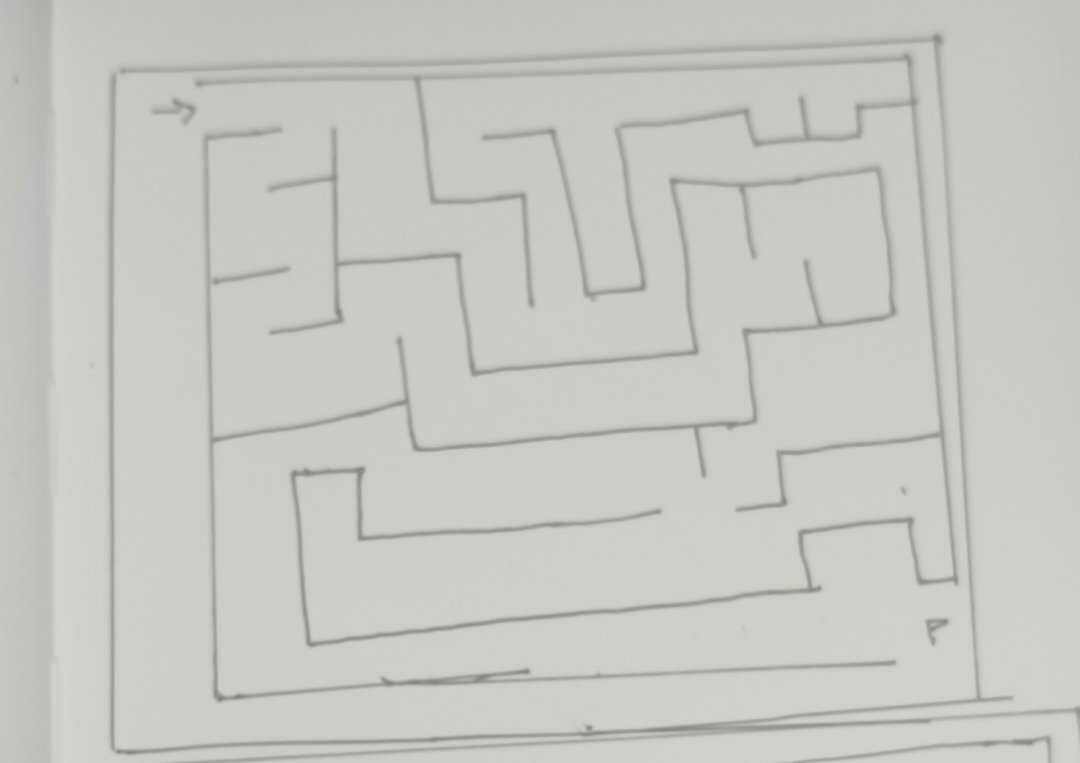
#> input picture sketchmap/ui/samples/labyrinth.jpg, 1080 x 763 px; its folder holds only this picture in this run
$ python -i preprocess.py   (imports and definitions only)   (older library calls are emulated)
#> lines starting #> are read from the running program, lines starting #| are printed output that depends on the picture; after the words box and inside, x2 and y2 are one past the last pixel; in counts of white or black regions, pixels touching at a corner belong together
### sketchmap/elements.py
from dataclasses import dataclass

DIRS = ("right", "down", "left", "up")
DIR_VEC = {"right": (1, 0), "down": (0, 1), "left": (-1, 0), "up": (0, -1)}


@dataclass(frozen=True)
class Element:
    key: str
    category: str
    label: str
    code: str
    color: str
    pen: str
    look: str
    directional: bool = False
    detected: bool = True


ELEMENTS = [
    Element("boundary", "structural", "Boundary", "BD", "#F1F2F6",
            "One closed rectangle or polygon around the whole playable area.",
            "Walls_Boundary layer: solid collider on Physics Layer 0 so nothing can leave the level.", detected=True),
    Element("wall", "structural", "Wall", "WL", "#C9CCD6",
            "Thick strokes, or a filled 1-cell block. Leave a small pen gap on both sides of every doorway.",
            "Walls_Boundary layer: solid collider on Physics Layer 0, blocks light (occluder).", detected=True),
    Element("grass", "terrain", "Grass", "GR", "#6FCF6F",
            "A small W-shaped tuft (zig-zag of four strokes) on one cell.",
            "Ground_Terrain: walkable, navigable, slightly slower (speed_multiplier custom data)."),
    Element("water", "terrain", "Water", "WA", "#3B8EEA",
            "Stacked wavy lines on one cell.",
            "Ground_Terrain: no navigation polygon (enemies route around it); blocks walking on Physics Layer 1."),
    Element("lava", "terrain", "Lava", "LA", "#F2593B",
            "A closed flat-bottomed M (twin-peak crown).",
            "Ground_Terrain: no navigation; damage_per_sec custom data."),
    Element("ice", "terrain", "Ice", "IC", "#8FE3F5",
            "Two parallel slashes //.",
            "Ground_Terrain: is_slippery custom data, so pushed blocks and players glide."),
    Element("mud", "terrain", "Mud", "MU", "#8B6A4A",
            "Three short parallel horizontal bars.",
            "Ground_Terrain: speed_multiplier below 1 slows movement."),
    Element("conveyor", "terrain", "Conveyor", "CV", "#9F7AEA",
            "A double chevron >> pointing the way it pushes.",
            "Ground_Terrain: push_direction custom data; the tile art is flipped / transposed to face the right way.",
            directional=True),
    Element("arrow_start", "symbol", "Player start", "PS", "#F5C84B",
            "An arrow; the tail-to-head direction is the way the player faces.",
            "Markers: Marker2D in group player_start, rotated to the arrow's facing.", directional=True, detected=True),
    Element("goal_exit", "symbol", "Level exit", "EX", "#FF8AD8",
            "A bullseye (two nested circles) in the final chamber.",
            "Markers: Area2D in group goal_exit; touching it wins the level."),
    Element("enemy_spawn", "symbol", "Enemy spawn", "ES", "#E5484D",
            "A hollow triangle.",
            "Markers: Marker2D in group enemy_spawn; an enemy prefab with NavigationAgent2D goes here.", detected=True),
    Element("checkpoint", "symbol", "Checkpoint", "CP", "#2DD4BF",
            "A flag: vertical stem with a closed loop.",
            "Markers: Area2D in group checkpoint; saves the respawn position when touched."),
    Element("patrol_waypoint", "symbol", "Patrol waypoint", "PW", "#A3A8B8",
            "A cross + or x.",
            "Markers: Marker2D in group patrol_points; the nearest enemy claims it."),
    Element("door", "interactable", "Door", "DR", "#C98A4B",
            "A hollow box drawn in a wall gap.",
            "Interactables: Door.tscn; blocks until touched, then opens.", detected=True),
    Element("locked_door", "interactable", "Locked door", "LD", "#A0522D",
            "A box with a double bar [|].",
            "Interactables: LockedDoor.tscn; opens only if the keys counter is above 0 and uses one."),
    Element("key", "interactable", "Key", "KY", "#F6D55C",
            "A ring with a notched shaft.",
            "Interactables: Key.tscn; pickup that adds 1 to the keys counter."),
    Element("chest", "interactable", "Chest", "CH", "#D69E2E",
            "A box divided in two (a box with a middle line).",
            "Interactables: Chest.tscn; opens once and awards score and a key."),
    Element("collectible", "interactable", "Collectible", "CO", "#34D399",
            "A hollow circle.",
            "Interactables: Collectible.tscn; walk-over pickup that adds score."),
    Element("push_block", "interactable", "Push block", "PB", "#94A3B8",
            "A box with an X.",
            "Interactables: PushBlock.tscn; slides one tile when pushed and can rest on pressure plates."),
    Element("breakable_prop", "interactable", "Breakable prop", "BP", "#F2994A",
            "A box with a single slash.",
            "Interactables: BreakableProp.tscn; takes hits and breaks (replaces breakable walls)."),
    Element("pressure_plate", "interactable", "Pressure plate", "PP", "#60A5FA",
            "A circle inside a box.",
            "Interactables: PressurePlate.tscn; reports to the puzzle_plates group."),
    Element("gate", "interactable", "Gate", "GT", "#818CF8",
            "A barred portcullis: a box with vertical bars.",
            "Interactables: Gate.tscn; opens when every pressure plate in the level is pressed."),
    Element("spike_trap", "interactable", "Spike trap", "ST", "#F87171",
            "A six-ray star (asterisk).",
            "Interactables: SpikeTrap.tscn; spikes cycle between safe and harmful on a timer."),
    Element("torch", "interactable", "Torch", "TO", "#FB923C",
            "A five-point star.",
            "Interactables: Torch.tscn; flame with a PointLight2D that casts shadows against walls."),
    Element("teleporter", "interactable", "Teleporter", "TP", "#E879F9",
            "Nested squares (a box inside a box). Draw exactly two.",
            "Interactables: Teleporter.tscn; two pads pair up automatically through the teleporters group."),
]

BY_KEY = {e.key: e for e in ELEMENTS}
TERRAIN = [e.key for e in ELEMENTS if e.category == "terrain"]
SYMBOLS = [e.key for e in ELEMENTS if e.category == "symbol"]
INTERACTABLES = [e.key for e in ELEMENTS if e.category == "interactable"]
OBJECTS = SYMBOLS + INTERACTABLES
CATEGORY_TITLES = (("terrain", "Terrain"), ("symbol", "Markers"), ("interactable", "Objects"))


def is_directional(key):
    e = BY_KEY.get(key)
    return bool(e and e.directional)


def legend_entries():
    out = []
    for e in ELEMENTS:
        out.append((e.key, e.label, e.pen if e.detected else e.pen + "  (place it with the editor)"))
    return out


# [26 lines left out: function check, not called in this run]

### sketchmap/preprocess.py
import os
from dataclasses import dataclass
from typing import Tuple
import cv2
import numpy as np

from .config import PreprocessParams
from .imgutil import resize_keep_aspect, cap_working_resolution

S1 = "1. Preprocessing"


MAX_IMAGE_PIXELS = 60_000_000
MAX_FILE_BYTES = 80 * 1024 * 1024


# [31 lines left out: function load_image, not called in this run]


def resize_image(image, max_side=1600):
    return resize_keep_aspect(image, max_side)


def order_corners(pts):
    pts = np.asarray(pts, dtype="float32").reshape(4, 2)
    rect = np.zeros((4, 2), dtype="float32")
    s = pts.sum(axis=1)
    rect[0], rect[2] = pts[np.argmin(s)], pts[np.argmax(s)]
    d = np.diff(pts, axis=1)
    rect[1], rect[3] = pts[np.argmin(d)], pts[np.argmax(d)]
    return rect


# [14 lines left out: function _is_paper_edge, not called in this run]


def find_paper_corners(image):
    gray = cv2.cvtColor(image, cv2.COLOR_BGR2GRAY)
    raw = cv2.GaussianBlur(gray, (9, 9), 0)
    lo, hi = np.percentile(gray, (2, 98))
    if hi - lo < 10:
        return None
    gray = cv2.normalize(np.clip(gray, lo, hi), None, 0, 255, cv2.NORM_MINMAX, dtype=cv2.CV_8U)
    blur = cv2.GaussianBlur(gray, (5, 5), 0)
    edges = cv2.Canny(blur, 75, 200)
    contours, _ = cv2.findContours(edges, cv2.RETR_LIST, cv2.CHAIN_APPROX_SIMPLE)
    contours = sorted(contours, key=cv2.contourArea, reverse=True)[:5]
    min_area = 0.25 * image.shape[0] * image.shape[1]
    for c in contours:
        approx = cv2.approxPolyDP(c, 0.02 * cv2.arcLength(c, True), True)
        if len(approx) == 4 and cv2.contourArea(approx) > min_area and _is_paper_edge(raw, approx):
            return order_corners(approx)
    return None


def _quad_from_hull(hull):
    """4 corners for a convex hull: tighten approxPolyDP until it has 4 vertices, else the min-area rectangle."""
    per = cv2.arcLength(hull, True)
    for eps in (0.01, 0.015, 0.02, 0.03, 0.04, 0.05, 0.07):
        ap = cv2.approxPolyDP(hull, eps * per, True)
        if len(ap) == 4:
            return ap.reshape(4, 2).astype("float32")
        if len(ap) < 4:
            break
    return cv2.boxPoints(cv2.minAreaRect(hull)).astype("float32")


def find_paper_by_brightness(image):
    """Fallback paper finder for soft edges / curled corners / textured tables where Canny gives no clean 4-gon.

    The paper is the biggest bright blob. Threshold a blurred, down-scaled copy (Otsu), keep the largest component,
    fill the pen strokes inside it, fit a quadrilateral to its convex hull and check it looks like a sheet of paper.
    """
    H, W = image.shape[:2]
    f = 800.0 / max(H, W)
    small = cv2.resize(image, None, fx=f, fy=f, interpolation=cv2.INTER_AREA) if f < 1 else image.copy()
    g = cv2.cvtColor(small, cv2.COLOR_BGR2GRAY)
    g = cv2.GaussianBlur(g, (0, 0), max(2.0, 0.006 * max(g.shape)))
    # flatten slow lighting gradients so one threshold separates paper from table
    bgl = cv2.GaussianBlur(g, (0, 0), 0.25 * max(g.shape))
    flat = cv2.normalize(g.astype(np.float32) - 0.5 * bgl.astype(np.float32), None, 0, 255, cv2.NORM_MINMAX).astype(np.uint8)
    T, mask = cv2.threshold(flat, 0, 255, cv2.THRESH_BINARY + cv2.THRESH_OTSU)
    k = cv2.getStructuringElement(cv2.MORPH_ELLIPSE, (9, 9))
    mask = cv2.morphologyEx(mask, cv2.MORPH_OPEN, k)
    mask = cv2.morphologyEx(mask, cv2.MORPH_CLOSE, cv2.getStructuringElement(cv2.MORPH_ELLIPSE, (21, 21)))
    n, lab, stt, _c = cv2.connectedComponentsWithStats(mask, connectivity=8)
    if n < 2:
        return None
    big = 1 + int(np.argmax(stt[1:, cv2.CC_STAT_AREA]))
    blob = (lab == big).astype(np.uint8) * 255
    cnts, _ = cv2.findContours(blob, cv2.RETR_EXTERNAL, cv2.CHAIN_APPROX_SIMPLE)
    if not cnts:
        return None
    hull = cv2.convexHull(max(cnts, key=cv2.contourArea))
    quad = _quad_from_hull(hull)
    qa, ha = cv2.contourArea(order_corners(quad)), cv2.contourArea(hull)
    if qa < 0.25 * g.shape[0] * g.shape[1] or ha < 0.85 * qa:
        return None
    # a sheet of paper has ~4 right-ish angles and an A-series aspect (1.0 .. 2.0 allowed for perspective)
    q = order_corners(quad)
    w1, w2 = np.hypot(*(q[1] - q[0])), np.hypot(*(q[2] - q[3]))
    h1, h2 = np.hypot(*(q[3] - q[0])), np.hypot(*(q[2] - q[1]))
    asp = max(w1 + w2, h1 + h2) / max(min(w1 + w2, h1 + h2), 1.0)
    if not 1.1 <= asp <= 1.9:
        return None
    return order_corners(q / (f if f < 1 else 1.0))


def warp_to_rect(image, corners):
    tl, tr, br, bl = rect = order_corners(corners)
    w = max(int(np.hypot(*(br - bl))), int(np.hypot(*(tr - tl))))
    h = max(int(np.hypot(*(tr - br))), int(np.hypot(*(tl - bl))))
    if w < 50 or h < 50:
        return image
    dst = np.array([[0, 0], [w - 1, 0], [w - 1, h - 1], [0, h - 1]], dtype="float32")
    return cv2.warpPerspective(image, cv2.getPerspectiveTransform(rect, dst), (w, h))


PAPER_INSET = 0.012   # trim the warped sheet by this fraction per side: its rim (curl, shadow, table sliver) is not drawing


def straighten_paper(image):
    rect = find_paper_corners(image)
    if rect is None:
        rect = find_paper_by_brightness(image)
    if rect is None:
        return image
    out = warp_to_rect(image, rect)
    h, w = out.shape[:2]
    dy, dx = int(round(PAPER_INSET * h)), int(round(PAPER_INSET * w))
    return out[dy:h - dy, dx:w - dx] if h > 4 * dy + 50 and w > 4 * dx + 50 else out


# [6 lines left out: function get_initial_corners, not called in this run]


def apply_manual_transform(image, corners, alpha=1.0, beta=0):
    return cv2.convertScaleAbs(warp_to_rect(image, corners), alpha=alpha, beta=beta)


# [154 lines left out: functions fit_within, otsu_terms, preprocess, not called in this run]


PREVIEW_MAX_SIDE = 1280


@dataclass
class PreprocessResult:
    straightened_bgr: np.ndarray
    enhanced_gray: np.ndarray
    binary_mask: np.ndarray


def limit_side(image, max_side=PREVIEW_MAX_SIDE):
    return cap_working_resolution(image, max_side)


# [218 lines left out: functions auto_detect_skew_angle, four_point_warp, rotate_image_bound, remove_shadows, remove_small_components, fill_stroke_pinholes and 2 more, not called in this run]

>>> import cv2
>>> picture = cv2.cvtColor(cv2.imread('ui/samples/labyrinth.jpg'), cv2.COLOR_BGR2RGB)
>>> result = straighten_paper(picture)
#> in find_paper_corners, `lo, hi = np.percentile(gray, (2, 98))`: lo = 161; hi = 207
#> in find_paper_corners, `edges = cv2.Canny(blur, 75, 200)`:
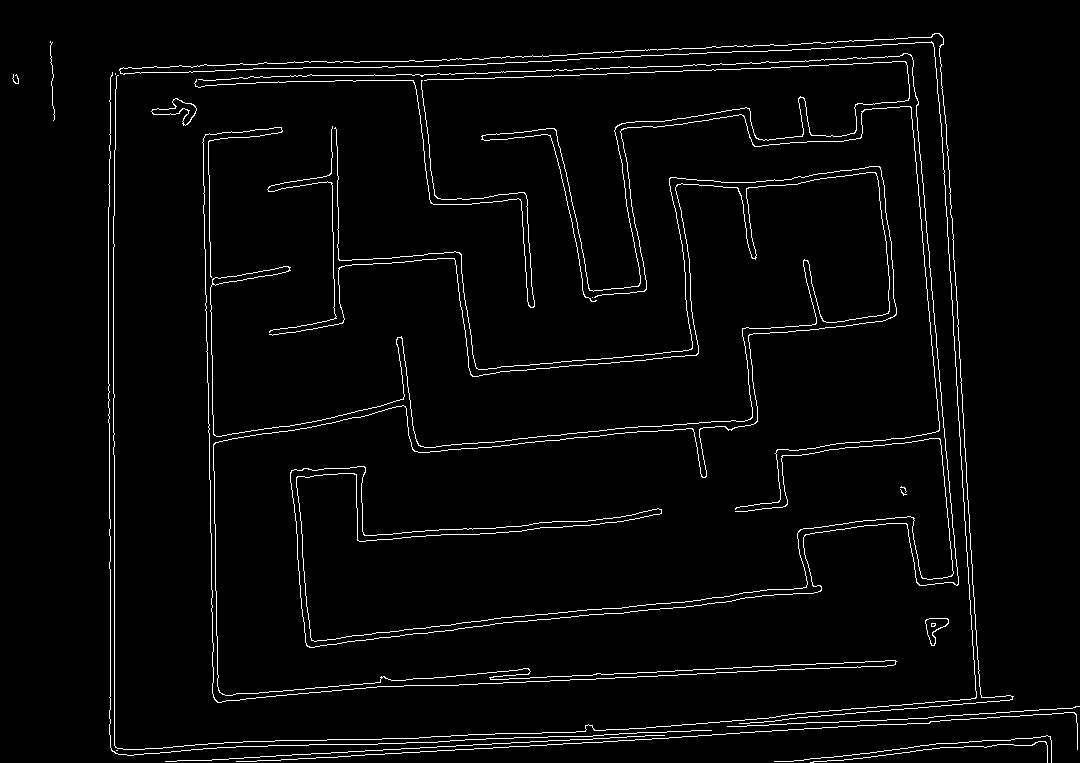
#> edges: shape (763, 1080); 3% white in thin lines or dots
#> in find_paper_corners, `contours, _ = cv2.findContours(edges, cv2.RETR_LIST, cv2.CHAIN_APPROX_..`: contours = 28 contours, 17 with area under 20; largest, box (x1, y1, x2, y2) and area: (210, 172, 890, 448) 462, (151, 98, 197, 126) 418, (212, 266, 290, 286) 408, (151, 98, 197, 126) 385, (925, 618, 949, 646) 308
#> in find_paper_corners, `contours = sorted(contours, key=cv2.contourArea, reverse=True)[:5]`: contours = 5 contours; box (x1, y1, x2, y2) and area: (210, 172, 890, 448) 462, (151, 98, 197, 126) 418, (212, 266, 290, 286) 408, (151, 98, 197, 126) 385, (925, 618, 949, 646) 308
#> the loop in find_paper_corners, `for c in contours:` made 5 passes
#> approx on pass 3: [[289, 268], [272, 275], [212, 282], [215, 277]]
#> in find_paper_by_brightness, `flat = cv2.normalize(g.astype(np.float32) - 0.5 * bgl.astype(np.float3..`:
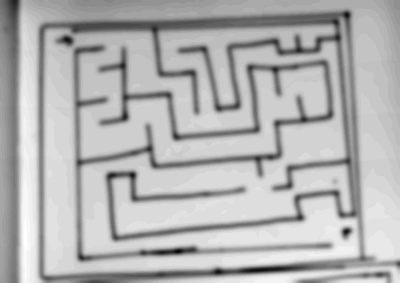
#> flat: shape (565, 800) (shown at 1/2 size); min 0, max 255, mean 178.2
#> in find_paper_by_brightness, `T, mask = cv2.threshold(flat, 0, 255, cv2.THRESH_BINARY + cv2.THRESH_O..`:
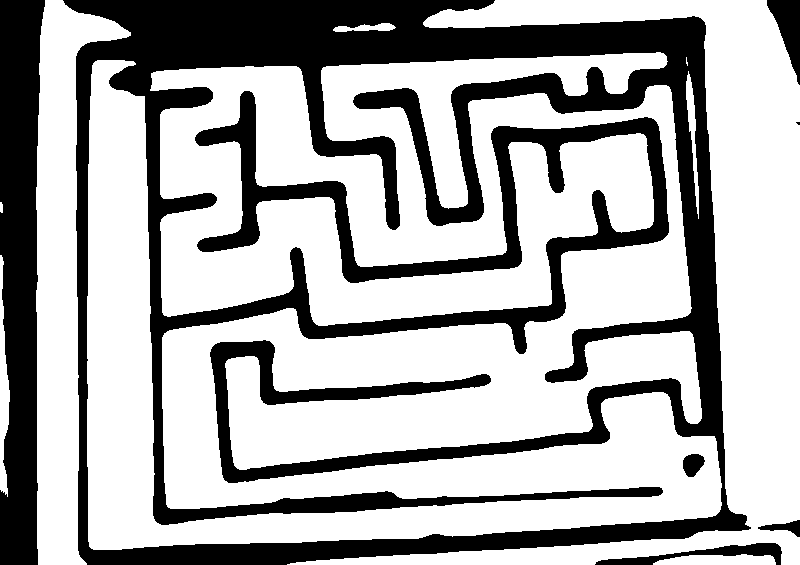
#> mask: shape (565, 800); 67.4% white; 7 black regions (1 under 20 px), largest, box (x1, y1, x2, y2) and area: (63, 0, 751, 565) 124061, (0, 0, 45, 565) 19975, (595, 543, 782, 565) 1429, (767, 0, 800, 85) 1402, (683, 454, 705, 477) 368, (758, 520, 800, 537) 311
#> in find_paper_by_brightness, `T, mask = cv2.threshold(flat, 0, 255, cv2.THRESH_BINARY + cv2.THRESH_O..`: T = 162
#> in find_paper_by_brightness, `n, lab, stt, _c = cv2.connectedComponentsWithStats(mask, connectivity=8)`:
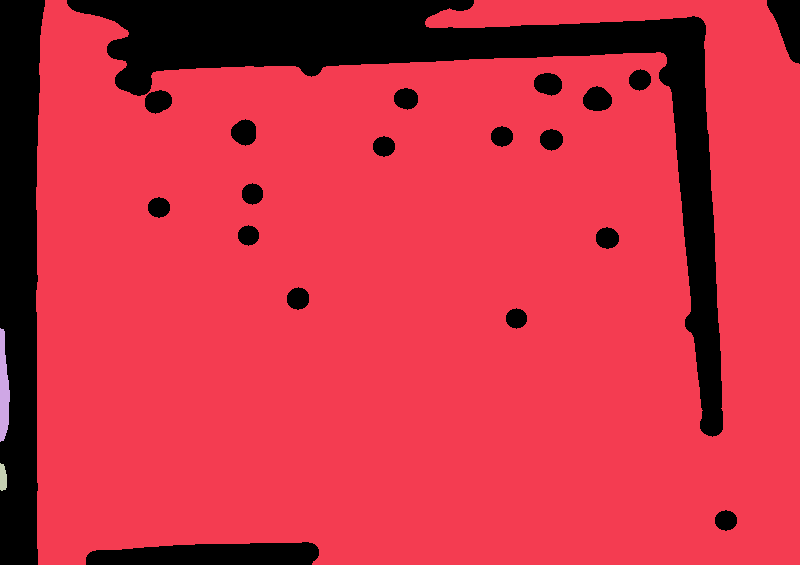
#> lab: shape (565, 800) int32; 4 distinct labels, from 0 to 3; one colour per label, 0 black
#> in find_paper_by_brightness, `n, lab, stt, _c = cv2.connectedComponentsWithStats(mask, connectivity=8)`: n = 4; stt = [[0, 0, 800, 565, 75791], [36, 0, 764, 565, 375224], [0, 328, 10, 114, 820], [0, 463, 7, 28, 165]]
#> in find_paper_by_brightness, `big = 1 + int(np.argmax(stt[1:, cv2.CC_STAT_AREA]))`: big = 1
#> in find_paper_by_brightness, `blob = (lab == big).astype(np.uint8) * 255`:
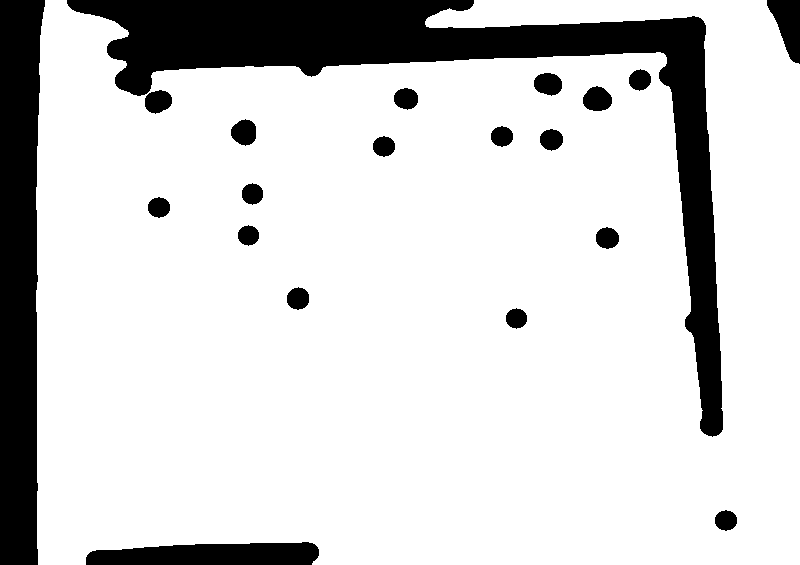
#> blob: shape (565, 800); 83% white; 20 black regions
#> in find_paper_by_brightness, `cnts, _ = cv2.findContours(blob, cv2.RETR_EXTERNAL, cv2.CHAIN_APPROX_S..`: cnts = 1 contour; box (x1, y1, x2, y2) and area: (36, 0, 800, 565) 379598
#> in find_paper_by_brightness, `hull = cv2.convexHull(max(cnts, key=cv2.contourArea))`: hull = contour of 12 points, box (x1, y1, x2, y2) (36, 0, 800, 565), area 428629
#> in _quad_from_hull, `per = cv2.arcLength(hull, True)`: per = 2618.5
#> the loop in _quad_from_hull, `for eps in (0.01, 0.015, 0.02, 0.03, 0.04, 0.05, 0.07):` made 2 passes
#> ap on pass 2: [[766, 0], [799, 564], [38, 564], [45, 0]]
#> in find_paper_by_brightness, `quad = _quad_from_hull(hull)`: quad = [[766, 0], [799, 564], [38, 564], [45, 0]]
#> in order_corners, `s = pts.sum(axis=1)`: s = [766, 1363, 602, 45]
#> in order_corners, `d = np.diff(pts, axis=1)`: d = [-766, -235, 526, -45]
#> in find_paper_by_brightness, `qa, ha = cv2.contourArea(order_corners(quad)), cv2.contourArea(hull)`: qa = 417924; ha = 428629
#> in find_paper_by_brightness, `q = order_corners(quad)`: q = [[45, 0], [766, 0], [799, 564], [38, 564]]
#> in find_paper_by_brightness, `w1, w2 = np.hypot(*(q[1] - q[0])), np.hypot(*(q[2] - q[3]))`: w1 = 721; w2 = 761
#> in find_paper_by_brightness, `h1, h2 = np.hypot(*(q[3] - q[0])), np.hypot(*(q[2] - q[1]))`: h1 = 564; h2 = 565
#> in find_paper_by_brightness, `asp = max(w1 + w2, h1 + h2) / max(min(w1 + w2, h1 + h2), 1.0)`: asp = 1.31
#> in straighten_paper, `rect = find_paper_by_brightness(image)`: rect = [[60.75, 0], [1034.1, 0], [1078.7, 761.4], [51.3, 761.4]]
#> in warp_to_rect, `tl, tr, br, bl = rect = order_corners(corners)`: tl = [60.75, 0]; tr = [1034.1, 0]; br = [1078.7, 761.4]; bl = [51.3, 761.4]
#> in warp_to_rect, `w = max(int(np.hypot(*(br - bl))), int(np.hypot(*(tr - tl))))`: w = 1027
#> in warp_to_rect, `h = max(int(np.hypot(*(tr - br))), int(np.hypot(*(tl - bl))))`: h = 762
#> in warp_to_rect, `dst = np.array([[0, 0], [w - 1, 0], [w - 1, h - 1], [0, h - 1]], dtype..`: dst = [[0, 0], [1026, 0], [1026, 761], [0, 761]]
#> in straighten_paper, `return out[dy:h - dy, dx:w - dx] if h > 4 * dy + 50 and w > 4 * dx + 5..`:
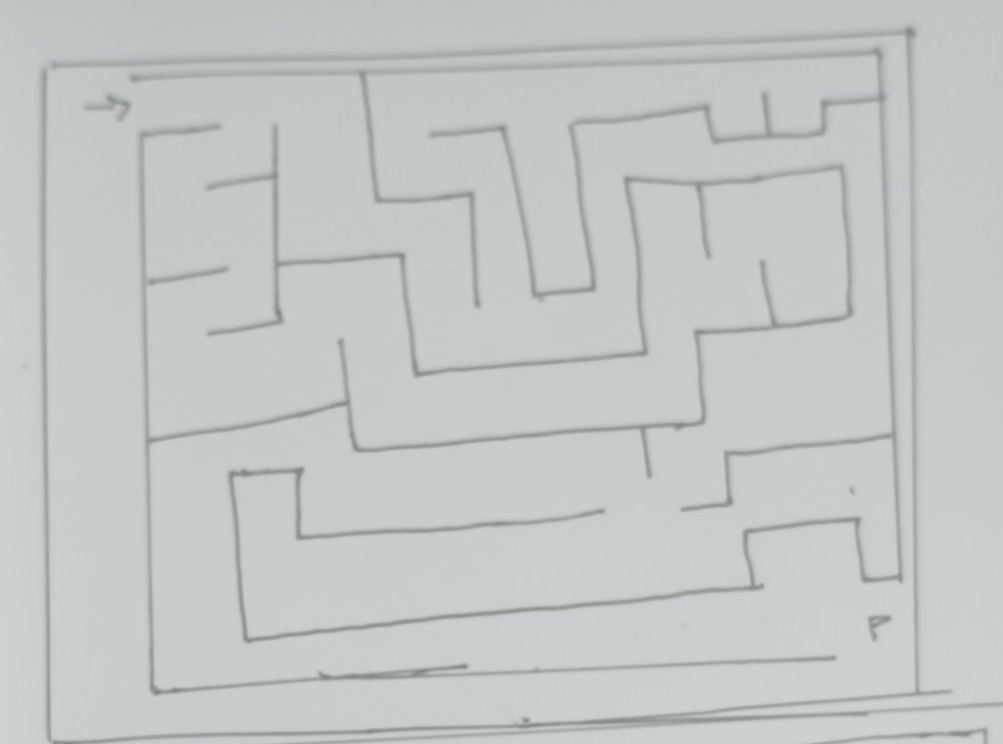
#> returned value: shape (744, 1003, 3); mean of channels 0, 1, 2 198.7, 199.2, 193.6; drawn as B, G, R
